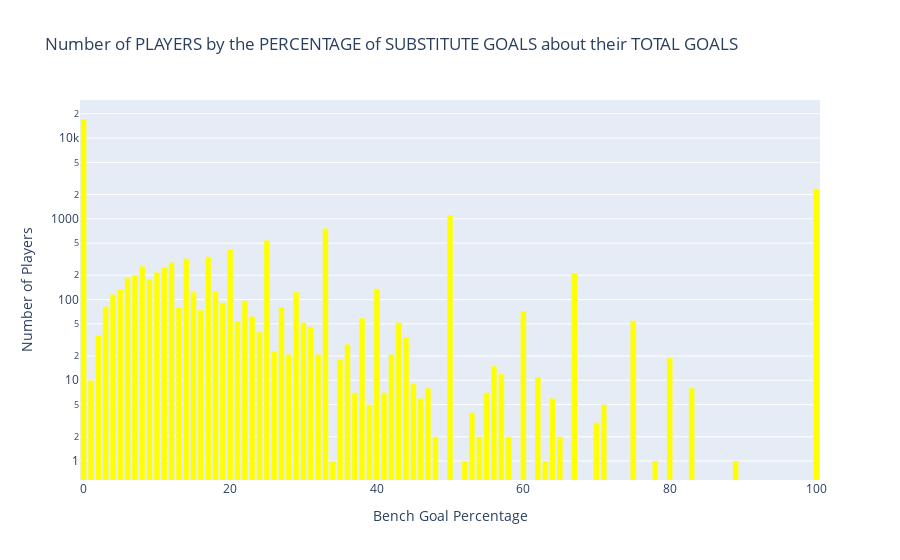

Here is the notebook cell this chart was saved with:
### Markdown cell above
We graph in a bar graphic the number of players by percentage and for each percentage the average goals.

### Code cell
fig = px.bar(grouped_df, 
             x='percentage_total_goals_subs', 
             y='players_count',  
             title="Number of PLAYERS by the PERCENTAGE of SUBSTITUTE GOALS about their TOTAL GOALS",
             labels={'percentage_total_goals_subs': "Bench Goal Percentage", 'players_count': 'Number of Players'},
             color_discrete_sequence=['yellow'],    
             template='plotly',
             log_y=True,
             hover_data={'percentage_total_goals_subs': True, 'players_count': True, 'avg_goals': True}
             )

fig.update_traces(
    hovertemplate='<br>Bench Goal Percentage: %{x:.2f}%<br>Number of Players: %{y}<br>Average Goals: %{customdata[0]:.2f}',
)

fig.update_layout(
    xaxis_title='Bench Goal Percentage',
    yaxis_title='Number of Players',
)

fig.show()

### Figure 1 — Plotly figure (JSON) as saved in the notebook; plotly's stock layout.template omitted (floating-point values rounded to 4 significant figures)
{"data": [{"alignmentgroup": "True", "customdata": [[3.0], [118.0], [56.0], [57.0], [49.0], [37.0], [41.0], [36.0], [30.0], [33.0], [28.0], [27.0], [19.0], [35.0], [18.0], [31.0], [41.0], [15.0], [24.0], [35.0], [11.0], [30.0], [19.0], [25.0], [30.0], [8.0], [35.0], [22.0], [27.0], [12.0], [15.0], [19.0], [30.0], [5.0], [29.0], [25.0], [14.0], [22.0], [12.0], [24.0], [6.0], [21.0], [16.0], [9.0], [12.0], [20.0], [13.0], [19.0], [23.0], [3.0], [27.0], [18.0], [13.0], [13.0], [10.0], [8.0], [25.0], [5.0], [8.0], [19.0], [12.0], [17.0], [3.0], [10.0], [7.0], [4.0], [9.0], [6.0], [6.0], [9.0], [1.0]], "hovertemplate": "<br>Bench Goal Percentage: %{x:.2f}%<br>Number of Players: %{y}<br>Average Goals: %{customdata[0]:.2f}", "legendgroup": "", "marker": {"color": "yellow", "pattern": {"shape": ""}}, "name": "", "offsetgroup": "", "orientation": "v", "showlegend": false, "textposition": "auto", "x": [0.0, 1.0, 2.0, 3.0, 4.0, 5.0, 6.0, 7.0, 8.0, 9.0, 10.0, 11.0, 12.0, 13.0, 14.0, 15.0, 16.0, 17.0, 18.0, 19.0, 20.0, 21.0, 22.0, 23.0, 24.0, 25.0, 26.0, 27.0, 28.0, 29.0, 30.0, 31.0, 32.0, 33.0, 34.0, 35.0, 36.0, 37.0, 38.0, 39.0, 40.0, 41.0, 42.0, 43.0, 44.0, 45.0, 46.0, 47.0, 48.0, 50.0, 52.0, 53.0, 54.0, 55.0, 56.0, 57.0, 58.0, 60.0, 62.0, 63.0, 64.0, 65.0, 67.0, 70.0, 71.0, 75.0, 78.0, 80.0, 83.0, 89.0, 100.0], "xaxis": "x", "y": [17235, 10, 36, 82, 116, 134, 186, 200, 259, 178, 218, 251, 289, 80, 322, 124, 74, 338, 128, 92, 421, 54, 97, 62, 40, 542, 23, 81, 21, 124, 52, 46, 21, 763, 1, 18, 28, 7, 59, 5, 136, 7, 21, 52, 34, 9, 6, 8, 2, 1117, 1, 4, 2, 7, 15, 12, 2, 72, 11, 1, 6, 2, 211, 3, 5, 55, 1, 19, 8, 1, 2357], "yaxis": "y", "type": "bar"}], "layout": {"xaxis": {"anchor": "y", "domain": [0.0, 1.0], "title": {"text": "Bench Goal Percentage"}}, "yaxis": {"anchor": "x", "domain": [0.0, 1.0], "title": {"text": "Number of Players"}, "type": "log"}, "legend": {"tracegroupgap": 0}, "title": {"text": "Number of PLAYERS by the PERCENTAGE of SUBSTITUTE GOALS about their TOTAL GOALS"}, "barmode": "relative"}}
